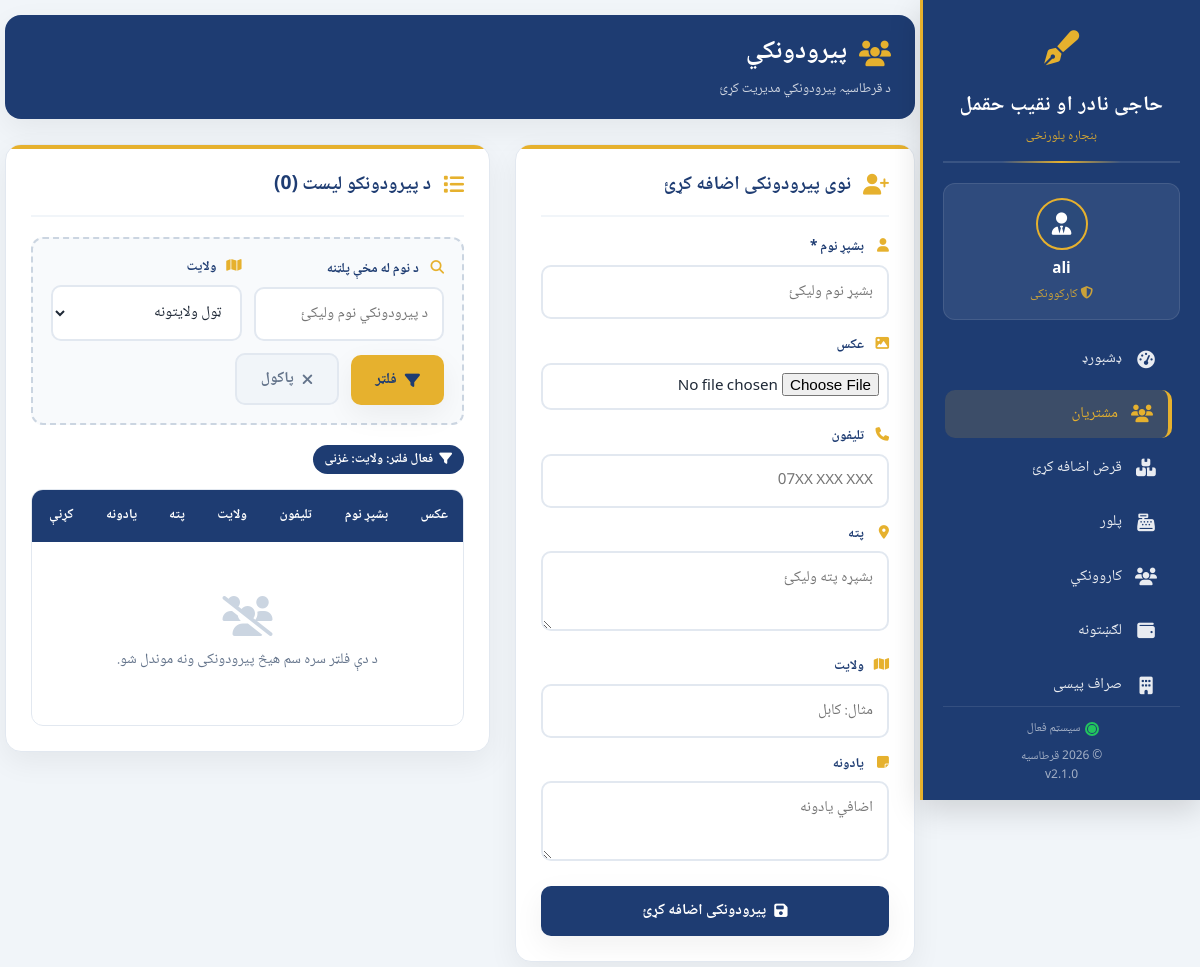
/client.php?filter_province=غزنی (signed in), run on an earlier commit of the app's database.
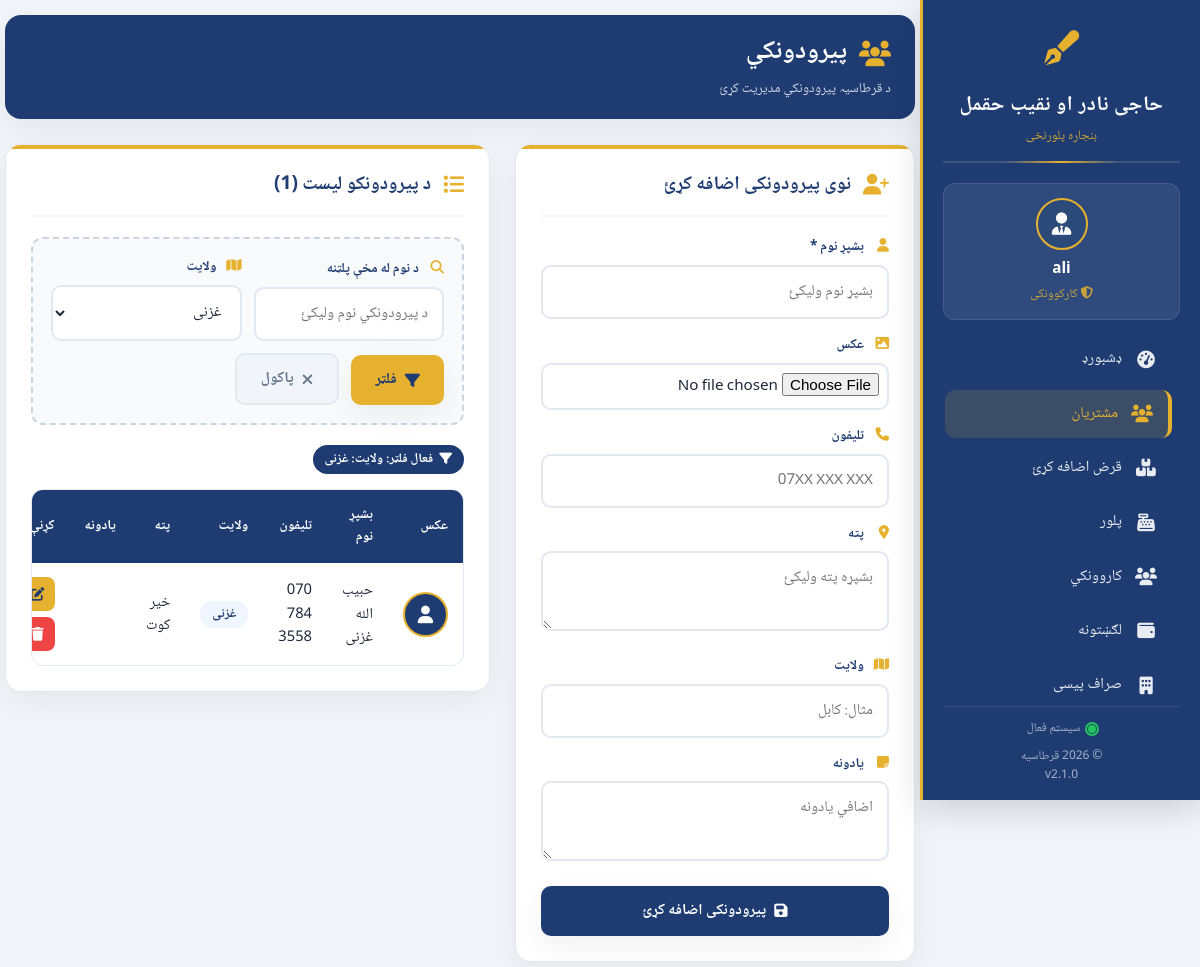
And on a later commit of the database.
### tables this page shows
CREATE TABLE `clients` (
  `id` int(11) NOT NULL AUTO_INCREMENT,
  `full_name` varchar(150) NOT NULL,
  `picture` varchar(255) DEFAULT NULL,
  `phone` varchar(30) DEFAULT NULL,
  `address` text DEFAULT NULL,
  `province` varchar(100) DEFAULT NULL,
  `note` text DEFAULT NULL,
  `created_at` timestamp NOT NULL DEFAULT current_timestamp(),
  PRIMARY KEY (`id`)
);

### client.php (the view, shortened to what the changed rows need)
<?php
require_once 'db.php';
$search_name = isset($_GET['search_name']) ? trim($_GET['search_name']) : '';
$filter_province = isset($_GET['filter_province']) ? trim($_GET['filter_province']) : '';
$where = [];
$params = [];
$types = '';
if ($filter_province !== '') {
    $where[] = "province = ?";
    $params[] = $filter_province;
    $types .= 's';
}
$sql = "SELECT * FROM clients";
if (!empty($where)) {
    $sql .= " WHERE " . implode(" AND ", $where);
}
$sql .= " ORDER BY id DESC";
$stmt = $conn->prepare($sql);
if (!empty($params)) {
    $stmt->bind_param($types, ...$params);
}
$stmt->execute();
$result = $stmt->get_result();
$clients = [];
while ($row = $result->fetch_assoc()) {
    $clients[] = $row;
}
$provinces = [];
$provResult = $conn->query("SELECT DISTINCT province FROM clients WHERE province IS NOT NULL AND province != '' ORDER BY province ASC");
if ($provResult) {
    while ($p = $provResult->fetch_assoc()) {
        $provinces[] = $p['province'];
    }
}
?>
<!DOCTYPE html>
<html lang="ps" dir="rtl">
<head>
    <link rel="stylesheet" href="https://cdnjs.cloudflare.com/ajax/libs/font-awesome/6.4.0/css/all.min.css">
</head>
<body>
<?php include 'sidebar.php'; ?>
<div class="main-content">
    <div class="page-header">
        <div>
            <h1><i class="fas fa-users"></i> پیرودونکي</h1>
        </div>
    </div>
    <div class="content-grid">
        <div class="card">
            <div class="card-header">
                <h2>نوی پیرودونکی اضافه کړئ</h2>
            </div>
        </div>
        <div class="card">
            <div class="card-header">
                <i class="fas fa-list"></i>
                <h2>د پیرودونکو لیست (<?php echo count($clients); ?>)</h2>
            </div>
            <div class="filter-bar">
                <form method="GET">
                    <div class="filter-row">
                        <div class="form-group">
                            <label><i class="fas fa-map"></i> ولایت</label>
                            <select name="filter_province">
                                <option value="">ټول ولایتونه</option>
                                <?php foreach ($provinces as $prov): ?>
                                    <option value="<?php echo htmlspecialchars($prov); ?>" <?php echo ($filter_province === $prov) ? 'selected' : ''; ?>>
                                        <?php echo htmlspecialchars($prov); ?>
                                    </option>
                                <?php endforeach; ?>
                            </select>
                        </div>
                    </div>
                </form>
            </div>
            <div class="table-wrapper">
                <table>
                    <thead>
                        <tr>
                            <th>عکس</th>
                            <th>بشپړ نوم</th>
                            <th>تلیفون</th>
                            <th>ولایت</th>
                            <th>پته</th>
                            <th>یادونه</th>
                            <th>کړنې</th>
                        </tr>
                    </thead>
                    <tbody>
                        <?php if (count($clients) > 0): ?>
                            <?php foreach ($clients as $c): ?>
                                <tr>
                                    <td>
                                        <?php if (!empty($c['picture']) && file_exists(__DIR__ . '/' . $c['picture'])): ?>
                                            <img src="<?php echo htmlspecialchars($c['picture']); ?>"
                                                 class="client-avatar"
                                                 alt="عکس"
                                                 onclick="openImage('<?php echo htmlspecialchars($c['picture']); ?>', '<?php echo htmlspecialchars($c['full_name']); ?>')">
                                        <?php else: ?>
                                            <div class="client-avatar-placeholder"><i class="fas fa-user"></i></div>
                                        <?php endif; ?>
                                    </td>
                                    <td><?php echo htmlspecialchars($c['full_name']); ?></td>
                                    <td><?php echo htmlspecialchars($c['phone']); ?></td>
                                    <td><span class="province-badge"><?php echo htmlspecialchars($c['province']); ?></span></td>
                                    <td><?php echo htmlspecialchars($c['address']); ?></td>
                                    <td><?php echo htmlspecialchars($c['note']); ?></td>
                                    <td>
                                        <div class="action-buttons">
                                            <button type="button"
                                                    class="btn-action btn-action-edit"
                                                    title="سمول"
                                                    onclick='openEditModal(<?php echo json_encode($c, JSON_HEX_APOS | JSON_HEX_QUOT); ?>)'>
                                                <i class="fas fa-edit"></i>
                                            </button>
                                            <button type="button"
                                                    class="btn-action btn-action-delete"
                                                    title="ړنګول"
                                                    onclick='openDeleteModal(<?php echo $c['id']; ?>, <?php echo json_encode($c['full_name'], JSON_HEX_APOS | JSON_HEX_QUOT); ?>)'>
                                                <i class="fas fa-trash"></i>
                                            </button>
                                        </div>
                                    </td>
                                </tr>
                            <?php endforeach; ?>
                        <?php else: ?>
                            <tr>
                                <td colspan="7">
                                    <div class="empty-state">
                                        <i class="fas fa-users-slash"></i>
                                        <?php if ($search_name !== '' || $filter_province !== ''): ?>
                                            د دې فلټر سره سم هیڅ پیرودونکی ونه موندل شو.
                                        <?php else: ?>
                                            هیڅ پیرودونکی ونه موندل شو.
                                        <?php endif; ?>
                                    </div>
                                </td>
                            </tr>
                        <?php endif; ?>
                    </tbody>
                </table>
            </div>
        </div>
    </div>
</div>
</body>
</html>

What changed in the data, as far as the page shows it:
added clients: full_name "حبیب الله غزنی", phone "070 784 3558", province "غزنی", address "خیر کوت"
Also different on the page:
count($clients): "0" → "1"
form field filter_province: "ټول ولایتونه" → "غزنی"
text no longer shown: "د دې فلټر سره سم هیڅ پیرودونکی ونه موندل شو."
